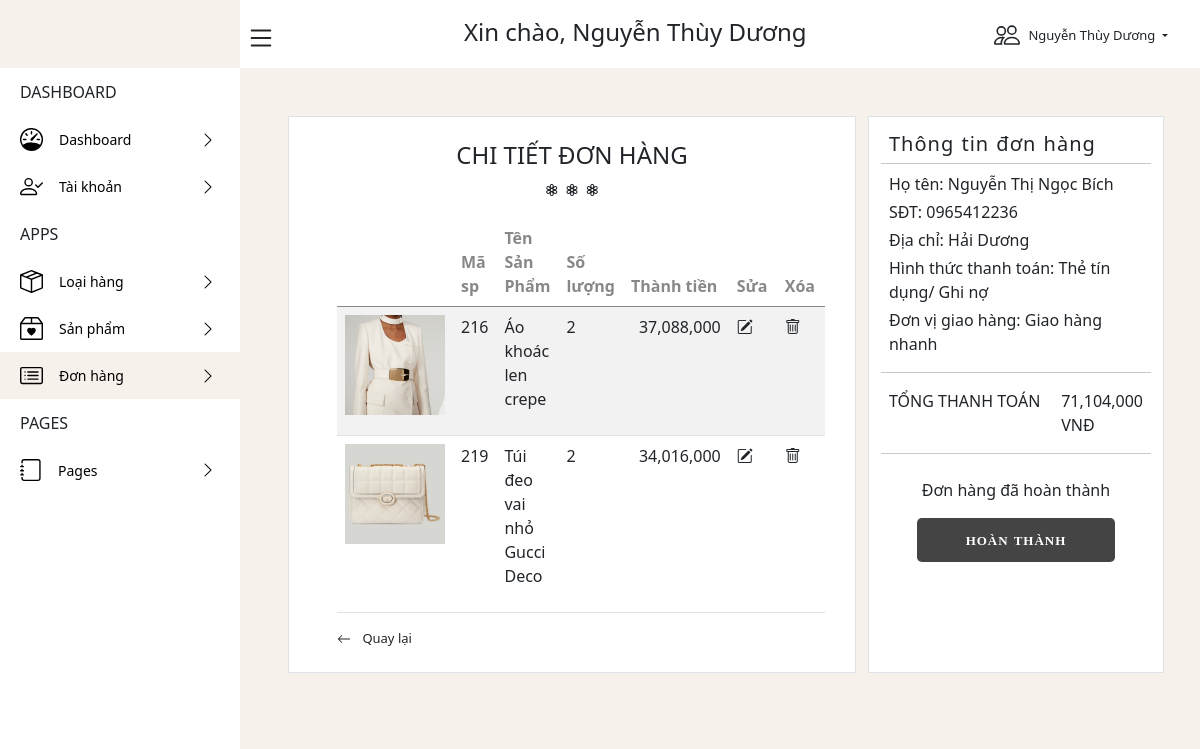
The page /admin/order/detail_order.php?id=td@gmail.com&id1=34 on the database as committed earlier.
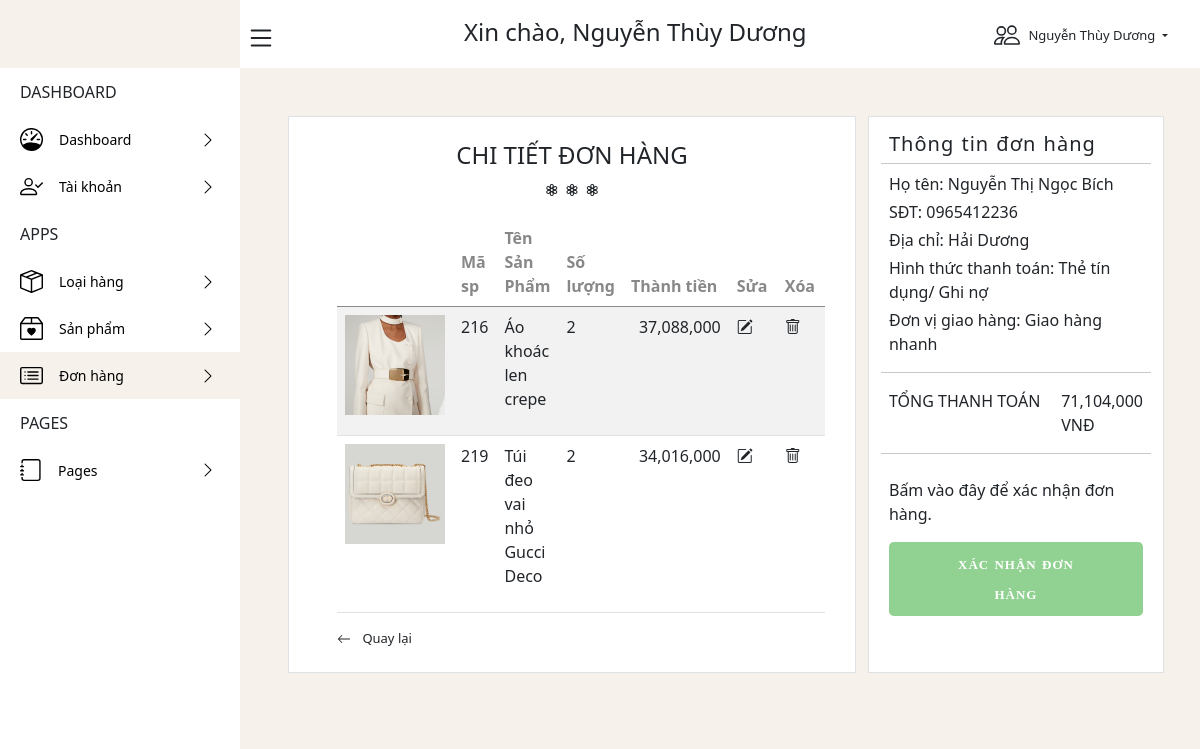
The same page on the database as committed later.
### admin/order/detail_order.php (the view, shortened to what the changed rows need)
<?php include('../template/header.php');
?>
<?php
$id = $_GET['id'];
$id1 = $_GET['id1'];
?>
<body style="background:#f6f1eb">
    <div class="height-100">
        <section class="p-5">
            <div class="row">
                <div class="col-8">
                    <div class="px-5 py-4 border" style="background:white;">
                        <table class="mt-3 table table-striped">
                            <thead>
                                <tr style="color:#888;">
                                    <th scope="col"></th>
                                    <th scope="col">Mã sp</th>
                                    <th style="width:160px" scope="col">Tên Sản Phẩm</th>
                                    <th scope="col">Số lượng</th>
                                    <th scope="col">Thành tiền</th>
                                    <th scope="col">Sửa</th>
                                    <th scope="col">Xóa</th>
                                </tr>
                            </thead>
                                <?php
                                $sql = "SELECT *, order.status as status_order FROM `order`,detail_order,user,product WHERE order.id_order = detail_order.id_order and order.user_id = user.id_user and product.id_product=detail_order.product_id and detail_order.id_order=$id1 ";
                                $res = mysqli_query($conn, $sql);
                                $count = mysqli_num_rows($res);
                                if ($count > 0) {
                                    while ($row = mysqli_fetch_assoc($res)) {
                                        $id_order=$row['id_order'];
                                        $status=$row['status_order'];
                                        ?>
                                <?php
                                    }
                                }
                                ?>
                        </table>
                    </div>
                </div>
                <div class="col-4 border " style="background:white">
                    <div class="mt-4 px-2">
                        <?php
                        if($status == 0){?>
                        <div class="d-flex justify-content-center">
                            <p>Bấm vào đây để xác nhận đơn hàng.</p>
                        </div>
                        <div class="mb-4 d-flex justify-content-center">
                            <a href="process_confirm_order.php?id=<?php echo $id_order;?>&id1=<?php echo $id ?>"
                                class="">
                                <button style="color:white;background:#91d191"
                                    class="px-5 pt-1 fw-bold btn btn-lg btn-block" type="submit" name="btnLogin">
                                    <font STYLE="letter-spacing: 1px;word-spacing:1px" face="Candara" size="2">
                                        XÁC NHẬN ĐƠN HÀNG</font>
                                </button>
                            </a>
                        </div>
                        <?php
                        }
                        if($status == 1){ ?>
                        <div class="d-flex justify-content-center">
                            <p>Bấm vào đây để hoàn thành đơn hàng</p>
                        </div>
                        <div class="mb-4 d-flex justify-content-center">
                            <a href="process_confirm_order.php?id=<?php echo $id_order;?>&id1=<?php echo $id ?>"
                                class="">
                                <button style="color:white;background:#03a9f4"
                                    class="px-5 pt-1 fw-bold btn btn-lg btn-block" type="submit" name="btnLogin">
                                    <font STYLE="letter-spacing: 1px;word-spacing:1px" face="Candara" size="2">
                                        ĐỢI GIAO HÀNG</font>
                                </button>
                            </a>
                        </div>
                        <?php
                        }
                        elseif($status == 2){?>
                        <div class="d-flex justify-content-center">
                            <p>Đơn hàng đã hoàn thành</p>
                        </div>
                        <div class="mb-4 d-flex justify-content-center">
                            <a href="process_confirm_order.php?id=<?php echo $id_order;?>&id1=<?php echo $id ?>"
                                class="">
                                <button style="color:white;background:#444444"
                                    class="px-5 pt-1 fw-bold btn btn-lg btn-block" type="submit" name="btnLogin">
                                    <font STYLE="letter-spacing: 1px;word-spacing:1px" face="Candara" size="2">
                                        HOÀN THÀNH</font>
                                </button>
                            </a>
                        </div>
                        <?php
                        }
                        ?>
                    </div>
                </div>
            </div>
        </section>
    </div>
    <?php include('../template/footer.php');
    ?>

Rows that differ between the two databases and show on the page:
changed order "Hải Dương": status 2 → 0 (drawn)
Other text that changed with them:
text no longer shown: "Đơn hàng đã hoàn thành HOÀN THÀNH"
text now shown: "Bấm vào đây để xác nhận đơn hàng. XÁC NHẬN ĐƠN HÀNG"
